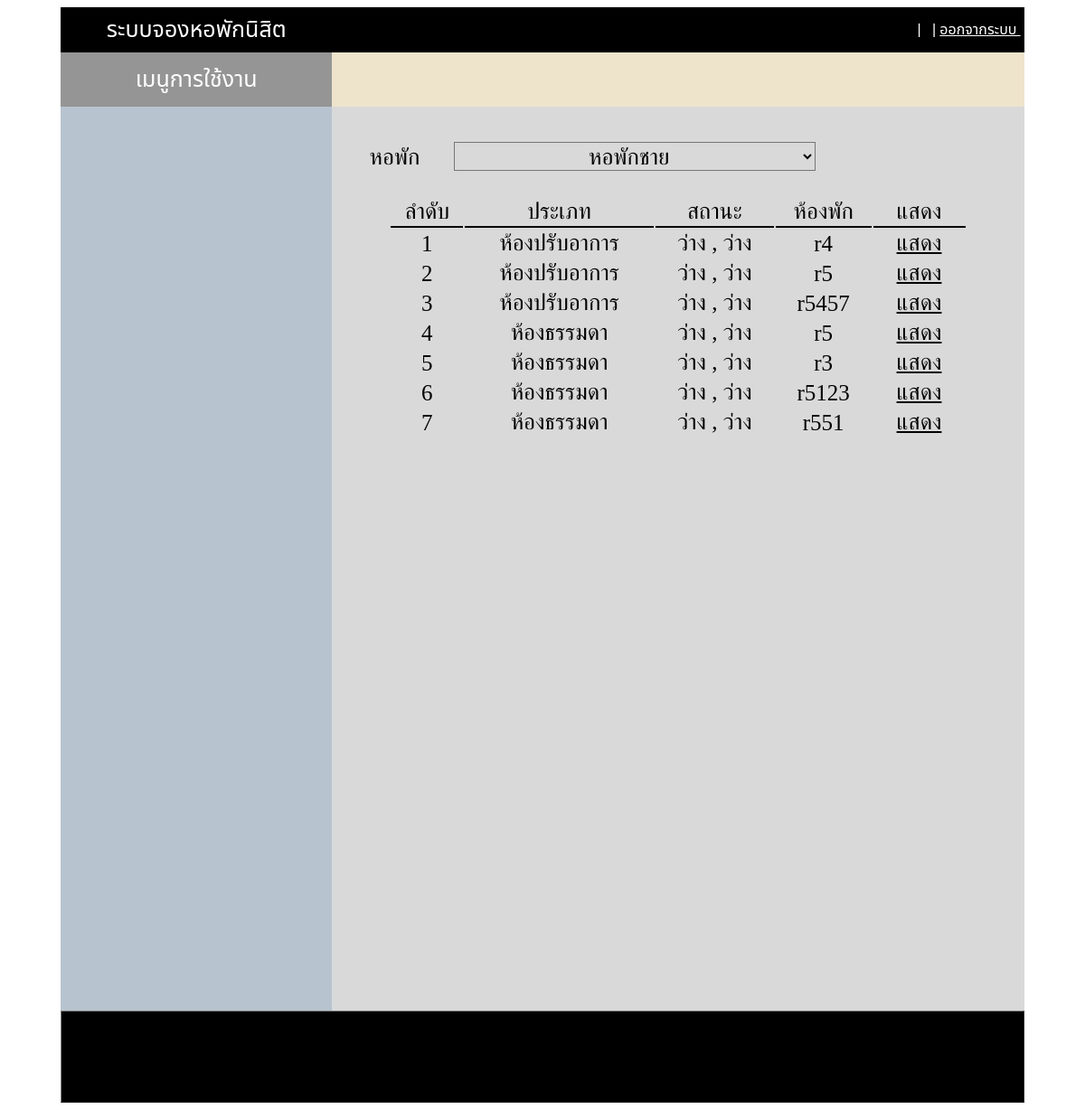
The app's page /rent.php?nam=หอพักชาย with its own data.
### tables this page shows
CREATE TABLE `dorm` (
  `id` int(11) NOT NULL,
  `name` varchar(255) NOT NULL,
  `type` varchar(255) NOT NULL,
  `room` varchar(255) NOT NULL,
  `user1` varchar(255) NOT NULL,
  `user2` varchar(255) NOT NULL
);

### rent.php (the view, shortened to what this page needs)
<?php include "header.php" ; ?>
<br><br>
<table width="90%">
<tr><td class="tl tsiz">หอพัก &nbsp;&nbsp;&nbsp;&nbsp;
  <select class="selec" id="mySelect" onchange="myFunction()">
  <?php
$nam=$_GET['nam'];
if($nam=='หอพักชาย'){
echo "<option value='หอพักชาย' selected>  หอพักชาย  </option>";
}else{
echo "<option value='หอพักชาย'>  หอพักชาย  </option>";
}
?>
  </select>
</td></tr>
</table>
<table width="90%" class="tc ta1 tsiz">
<tr><td class="td1">ลำดับ</td><td class="td1">ประเภท</td><td class="td1">สถานะ</td><td class="td1">ห้องพัก</td><td class="td1" width=100>แสดง</td></tr>
<?php
$sql = "SELECT * FROM dorm where name='$nam' ORDER BY type DESC";
$result = $conn->query($sql);
  $i=1;
  while($row = $result->fetch_assoc()) {
    $id = $row['id'];
    $type = $row['type'];
    $room = $row['room'];
    $user1 = $row['user1'];
    $user2 = $row['user2'];
    echo "<tr><td>$i</td><td>$type </td> <td>$user1 , $user2</td><td> $room</td>
    <td><a href='rentview.php?rent=$id' class='ahre'>แสดง</a></td>
    </tr>";
    $i=$i+1;
  }
?>
</table>
<?php include "footer.php" ; ?>

### header.php (style rules this page uses)
.tc { text-align: center; }

### rent.php (style rules this page uses)
.tl { text-align: left; }
.tc { text-align: center; }
.tsiz { font-size: 25px; }
.ta1 { background: #D9D9D9; padding: 25px; }
.td1 { border-bottom: 2px solid black; }
.ahre { color: black; }
.selec { font-size: 25px; width: 400px; background: #D9D9D9; text-align: center; }

### records on screen
dorm: type "ห้องปรับอาการ", user1 "ว่าง", user2 "ว่าง", room "r4"
dorm: type "ห้องปรับอาการ", user1 "ว่าง", user2 "ว่าง", room "r5"
dorm: type "ห้องปรับอาการ", user1 "ว่าง", user2 "ว่าง", room "r5457"
dorm: type "ห้องธรรมดา", user1 "ว่าง", user2 "ว่าง", room "r5"
dorm: type "ห้องธรรมดา", user1 "ว่าง", user2 "ว่าง", room "r3"
dorm: type "ห้องธรรมดา", user1 "ว่าง", user2 "ว่าง", room "r5123"
dorm: type "ห้องธรรมดา", user1 "ว่าง", user2 "ว่าง", room "r551"
